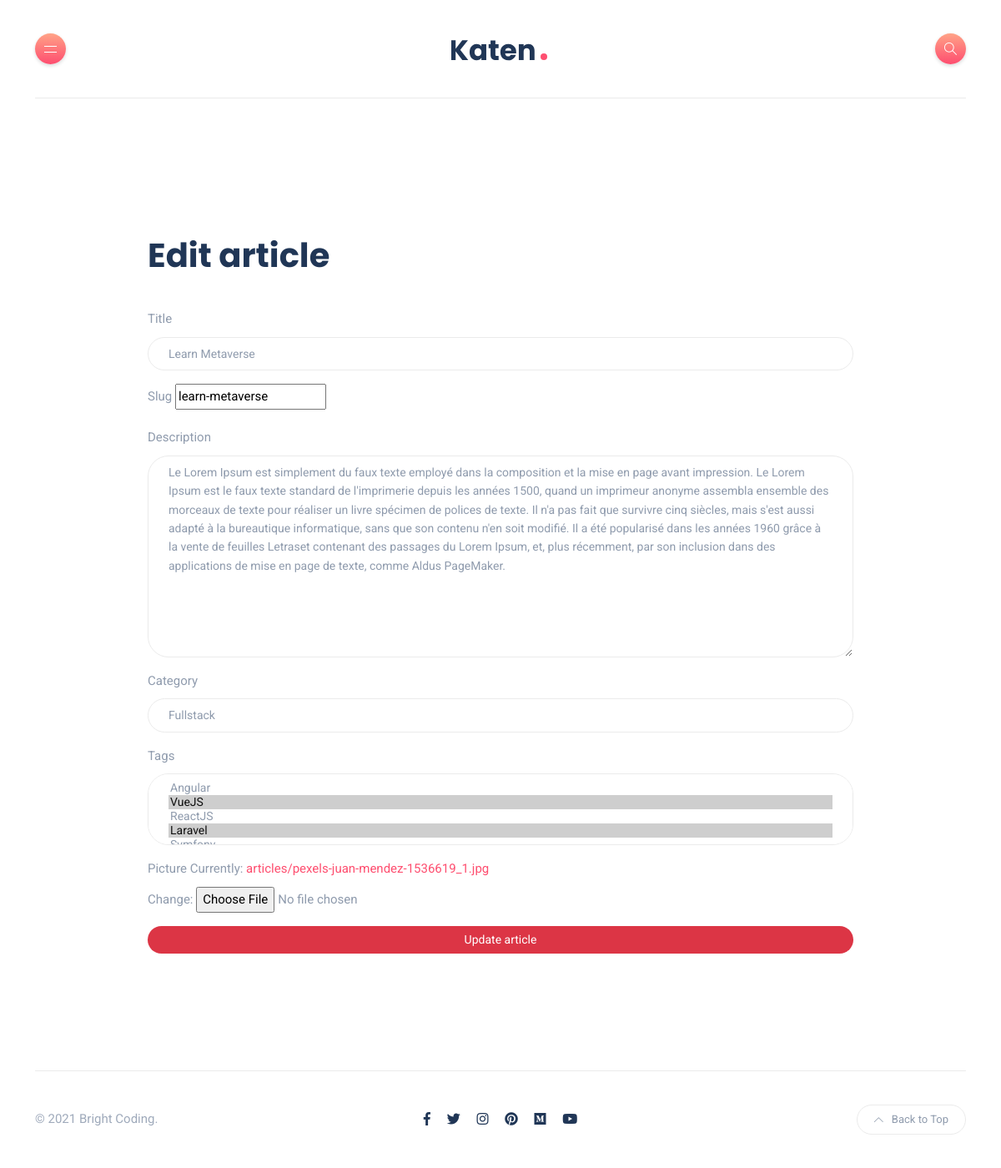
The page /articles/edit/7/ on the database its author committed.
### blog/models.py (models this page shows, shortened)
class Article(models.Model):
    state = IntegerField(default=0, choices=LIST_STATE)
    title = CharField(max_length=120, blank=True, null=True, unique=True)
    slug = SlugField(max_length=120, unique=True, db_index=True, null=True, blank=True)
    description = TextField(null=True)
    category = ForeignKey("Category", null=True, on_delete=models.SET_NULL)
    tags = ManyToManyField("Tag")
    picture = models.ImageField(null=True, upload_to="articles/")
    created = DateTimeField(auto_now_add=True)
    updated = DateTimeField(auto_now=True)

### blog/views.py (the view)
# urls.py: path("edit/<int:id>/", views.edit, name="edit_article"),
def edit(request, id):
    article = Article.objects.get(pk=id)
    form = ArticleForm(instance=article)
    if request.method == "POST":
        form = ArticleForm(request.POST, instance=article)
        if form.is_valid():
            form.save()
            return redirect("list_of_articles")
    return render(request, "blog/edit.html", {"form": form})

### blog/forms.py
class ArticleForm(ModelForm):
    class Meta:
        model = Article
        exclude = ["state"]
        widgets = {
            "title": forms.TextInput(attrs={"class": "form-control"}),
            "description": forms.Textarea(attrs={"class": "form-control"}),
            "category": forms.Select(attrs={"class": "form-control"}),
            "tags": forms.SelectMultiple(attrs={"class": "form-control"}),
        }

### blog/models.py (called while the page is built)
    def __str__(self):
        return self.name

    def __str__(self):
        return self.name

### blog/templates/blog/edit.html (shortened to what this page needs)
{% extends 'base.html' %} {% block content %}
<div class="container">
  <div class="row mt-3">
    <div class="col-md-6">
      <h1>Edit article</h1>
    </div>
    <div class="col-md-6 text-end">
      <a href="{% url 'list_of_articles' %}" class="btn btn-link"
        >Back to list</a
      >
    </div>
  </div>
  <div class="row">
    <div class="col-md-12">
      <form action="" method="POST">
        {% csrf_token %} {% for champ in form %}
        <div class="form-group my-3">
          <label for="" class="form-label">{{ champ.label }} </label>
          {{ champ }}
        </div>
        {% endfor %}
        <div class="d-grid mt-3">
          <button class="btn btn-danger" type="submit">
             Update article
          </button>
        </div>
      </form>
    </div>
  </div>
</div>
{% endblock %}

### bright_coding/static/css/style.css (style rules this page uses)
body { color: #8F9BAD; background-color: #fff; font-family: "Roboto", sans-serif; font-size: 15px; line-height: 1.7; overflow-x: hidden; -webkit-font-smoothing: antialiased; -moz-osx-font-smoothing: grayscale; }
h1, h2, h3, h4, h5, h6 { color: #203656; font-family: "Poppins", sans-serif; font-weight: 700; line-height: 1.4; margin: 20px 0; }
a { color: #FE4F70; outline: 0; text-decoration: none; -webkit-transition: all 0.2s ease-in-out; -moz-transition: all 0.2s ease-in-out; transition: all 0.2s ease-in-out; }
button { -webkit-transition: all 0.3s ease-in-out; -moz-transition: all 0.3s ease-in-out; transition: all 0.3s ease-in-out; }
.btn { color: #FFF; border: 0; border-radius: 25px; font-family: "Roboto", sans-serif; font-size: 14px; font-weight: 400; overflow: hidden; position: relative; display: inline-block; vertical-align: middle; white-space: nowrap; text-align: center; -webkit-transition: all 0.3s ease-in-out; -moz-transition: all 0.3s ease-in-out; transition: all 0.3s ease-in-out; }
.form-control { display: block; border-radius: 25px; width: 100%; padding: 8px 24px; font-size: 14px; line-height: 1.6; color: #8F9BAD; background-color: #FFF; background-image: none; border: solid 1px #EBEBEB; -webkit-box-shadow: none; box-shadow: none; }
.form-group { margin-bottom: 30px; }
@media (min-width: 1200px) { .container, .container-lg, .container-md, .container-sm, .container-xl { max-width: 1140px; } }

### rows shown on the page
Article: form "Learn Metaverse" "learn-metaverse" "Le Lorem Ipsum est simplement du faux texte employé dans la composition et la mise en page avant impression. Le Lorem Ipsum est le faux texte standard de l'imprimerie depuis les années 1500, quand un imprimeur anonyme assembla ensemble des morceaux de texte pour réaliser un livre spécimen de polices de texte. Il n'a pas fait que survivre cinq siècles, mais s'est aussi adapté à la bureautique informatique, sans que son contenu n'en soit modifié. Il a été popularisé dans les années 1960 grâce à la vente de feuilles Letraset contenant des passages du Lorem Ipsum, et, plus récemment, par son inclusion dans des applications de mise en page de texte, comme Aldus PageMaker." "Fullstack"

### other values the page prints
{{ champ.label }} "Title" "Slug" "Description" "Category" "Tags" "Picture"
